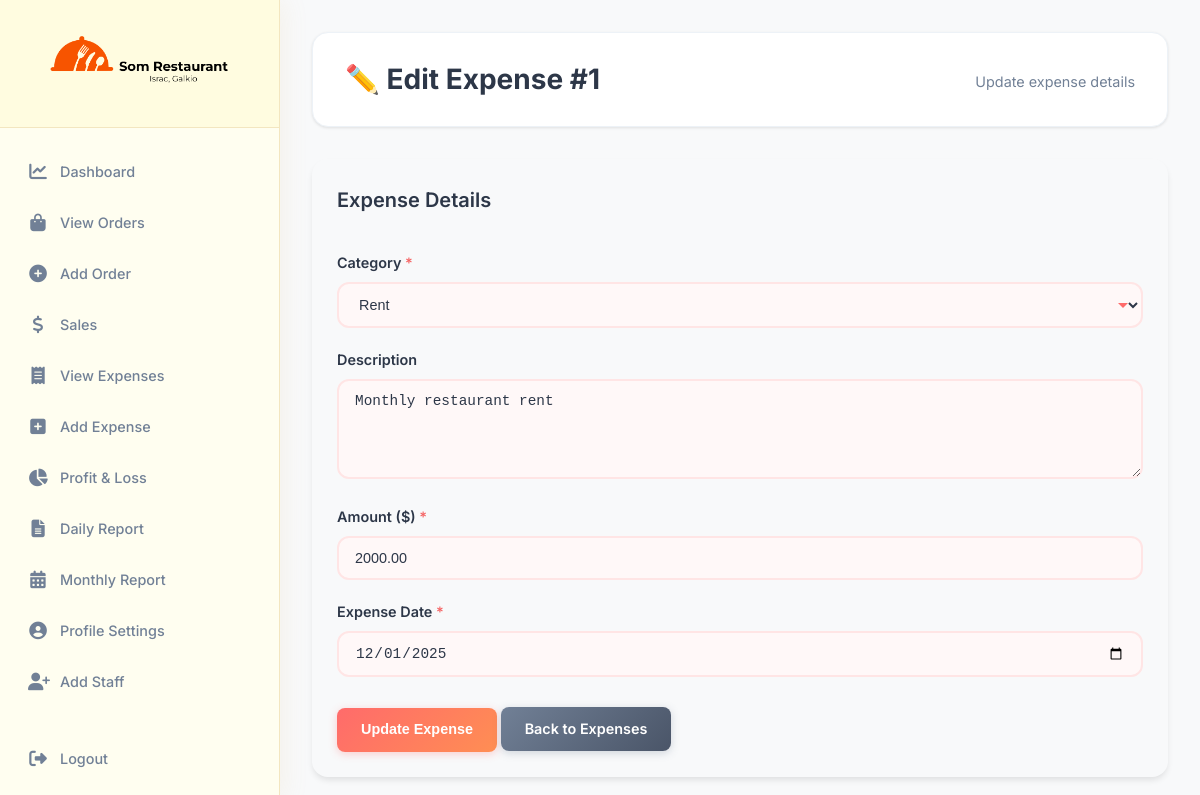
/expenses/edit_expense.php?id=1 (signed in), run on the app's committed database.
### tables this page shows
CREATE TABLE IF NOT EXISTS expenses (
    id INT AUTO_INCREMENT PRIMARY KEY,
    category VARCHAR(50) NOT NULL,
    description TEXT,
    amount DECIMAL(10, 2) NOT NULL,
    expense_date DATE NOT NULL,
    created_at TIMESTAMP DEFAULT CURRENT_TIMESTAMP,
    updated_at TIMESTAMP DEFAULT CURRENT_TIMESTAMP ON UPDATE CURRENT_TIMESTAMP,
    INDEX idx_expense_date (expense_date),
    INDEX idx_category (category)
);

### expenses/edit_expense.php (the view, shortened to what this page needs)
<?php
require_once '../config.php';
$categories = ['Rent', 'Salaries', 'Ingredients', 'Utilities', 'Maintenance', 'Marketing', 'Supplies', 'Other'];
$expense_id = isset($_GET['id']) ? intval($_GET['id']) : 0;
$sql = "SELECT * FROM expenses WHERE id = ?";
$stmt = $conn->prepare($sql);
$stmt->bind_param("i", $expense_id);
$stmt->execute();
$result = $stmt->get_result();
$expense = $result->fetch_assoc();
?>
<!DOCTYPE html>
<html lang="en">
<head>
    <link rel="stylesheet" href="../assets/css/style.css">
    <link rel="stylesheet" href="../assets/css/forms-custom.css">
</head>
<body>
    <div class="wrapper">
        <?php include '../includes/sidebar.php'; ?>
        <div class="main-content">
            <div class="page-header">
                <h1>✏️ Edit Expense #<?php echo $expense_id; ?></h1>
                <p>Update expense details</p>
            </div>
            <div class="card">
                <div class="card-header">
                    <h3>Expense Details</h3>
                </div>
                <form method="POST" action="" onsubmit="return validateExpenseForm()">
                    <div class="form-group">
                        <label for="category" class="required">Category</label>
                        <select id="category" name="category" class="form-control" required>
                            <?php foreach ($categories as $cat): ?>
                                <option value="<?php echo $cat; ?>" <?php echo $expense['category'] == $cat ? 'selected' : ''; ?>>
                                    <?php echo $cat; ?>
                                </option>
                            <?php endforeach; ?>
                        </select>
                    </div>
                    <div class="form-group">
                        <label for="description">Description</label>
                        <textarea id="description" name="description" class="form-control"
                                  placeholder="Enter expense description (optional)"
                                  rows="4"><?php echo htmlspecialchars($expense['description']); ?></textarea>
                    </div>
                    <div class="form-group">
                        <label for="amount" class="required">Amount ($)</label>
                        <input type="number" id="amount" name="amount" class="form-control"
                               min="0" step="0.01" required
                               value="<?php echo $expense['amount']; ?>">
                    </div>
                    <div class="form-group">
                        <label for="expense_date" class="required">Expense Date</label>
                        <input type="date" id="expense_date" name="expense_date" class="form-control" required
                               value="<?php echo $expense['expense_date']; ?>">
                    </div>
                    <div style="margin-top: 30px;">
                        <button type="submit" class="btn btn-primary">Update Expense</button>
                        <a href="view_expenses.php" class="btn btn-secondary">Back to Expenses</a>
                    </div>
                </form>
            </div>
        </div>
    </div>
</body>
</html>

### assets/css/style.css (style rules this page uses)
:root { --primary-color: #FF6B6B; --secondary-color: #4ECDC4; --accent-color: #FFE66D; --bg-primary: #F8F9FA; --bg-secondary: #FFFFFF; --bg-sidebar: #FFFFFF; --text-primary: #2D3748; --text-secondary: #718096; --text-light: #A0AEC0; --border-color: #E2E8F0; --border-light: #EDF2F7; --success: #48BB78; --error: #F56565; --warning: #ED8936; --info: #4299E1; --shadow-sm: 0 1px 3px 0 rgba(0, 0, 0, 0.1); --shadow-md: 0 4px 6px -1px rgba(0, 0, 0, 0.1); --shadow-lg: 0 10px 15px -3px rgba(0, 0, 0, 0.1); --radius-sm: 6px; --radius-md: 10px; --radius-lg: 16px; --radius-full: 50%; }
* { margin: 0; padding: 0; box-sizing: border-box; }
body { font-family: 'Inter', -apple-system, BlinkMacSystemFont, 'Segoe UI', sans-serif; background: var(--bg-primary); color: var(--text-primary); line-height: 1.6; min-height: 100vh; font-size: 13px; }
h1, h2, h3, h4, h5, h6 { color: var(--text-primary); margin-bottom: 1rem; font-weight: 600; }
h1 { font-size: 2rem; }
h3 { font-size: 1.25rem; }
.wrapper { display: flex; min-height: 100vh; }
.main-content { flex: 1; margin-left: 280px; padding: 32px; background: var(--bg-primary); }
.page-header { background: var(--bg-secondary); color: var(--text-primary); padding: 24px 32px; border-radius: var(--radius-lg); margin-bottom: 32px; box-shadow: var(--shadow-sm); border: 1px solid var(--border-light); display: flex; justify-content: space-between; align-items: center; }
.page-header h1 { color: var(--text-primary); margin: 0; font-size: 1.75rem; font-weight: 700; }
.page-header p { color: var(--text-secondary); margin: 4px 0 0 0; font-size: 0.9rem; }
.card { background: var(--white); border-radius: var(--radius-lg); padding: 25px; margin-bottom: 25px; box-shadow: var(--shadow-md); transition: transform 0.3s ease, box-shadow 0.3s ease; }
.card-header { border-bottom: 2px solid var(--light-gray); padding-bottom: 15px; margin-bottom: 20px; }
.card-header h3 { margin: 0; color: var(--primary-red); }
.form-group { margin-bottom: 20px; }
.form-group label { display: block; margin-bottom: 8px; color: var(--dark-gray); font-weight: 500; }
.form-group label.required::after { content: " *"; color: var(--error); }
.form-control { width: 100%; padding: 12px 15px; border: 2px solid var(--light-gray); border-radius: var(--radius-md); font-size: 1rem; transition: border-color 0.3s ease; }
textarea.form-control { resize: vertical; min-height: 100px; }
select.form-control { cursor: pointer; }
.btn { display: inline-block; padding: 12px 25px; border: none; border-radius: var(--radius-md); font-size: 1rem; font-weight: 500; cursor: pointer; text-decoration: none; transition: all 0.3s ease; text-align: center; }
.btn-primary { background: linear-gradient(135deg, var(--primary-orange) 0%, var(--primary-red) 100%); color: var(--white); }
.btn-secondary { background: var(--medium-gray); color: var(--white); }

### assets/css/forms-custom.css (style rules this page uses)
a.btn, button.btn, input.btn, .btn { display: inline-block !important; padding: 11px 24px !important; border: none !important; border-radius: 8px !important; font-size: 0.9rem !important; font-weight: 600 !important; cursor: pointer !important; text-decoration: none !important; transition: all 0.3s ease !important; text-align: center !important; line-height: 1.5 !important; }
a.btn-primary, button.btn-primary, input.btn-primary, .btn-primary { background: linear-gradient(135deg, #FF6B6B 0%, #FF8E53 100%) !important; color: white !important; box-shadow: 0 2px 8px rgba(255, 107, 107, 0.3) !important; border: none !important; }
a.btn-secondary, button.btn-secondary, input.btn-secondary, .btn-secondary { background: linear-gradient(135deg, #718096 0%, #4A5568 100%) !important; color: white !important; box-shadow: 0 2px 8px rgba(113, 128, 150, 0.3) !important; border: none !important; }
.form-control { width: 100%; padding: 12px 16px; border: 2px solid #FFE5E5; border-radius: 12px; font-size: 0.9rem; background: #FFF8F8; transition: all 0.3s ease; color: var(--text-primary); }
textarea.form-control { resize: vertical; min-height: 100px; }
select.form-control { cursor: pointer; background-repeat: no-repeat; background-position: right 12px center; padding-right: 36px; }
input[type="date"].form-control { cursor: pointer; }
.form-group label { display: block; margin-bottom: 8px; color: var(--text-primary); font-weight: 600; font-size: 0.9rem; }
.form-group label.required::after { content: " *"; color: #F56565; }
.form-group { margin-bottom: 20px; }

### data on the page
expenses: category "Rent", description "Monthly restaurant rent", amount "2000.00", expense_date "12/01/2025"

### other printed values
$expense_id "1"
